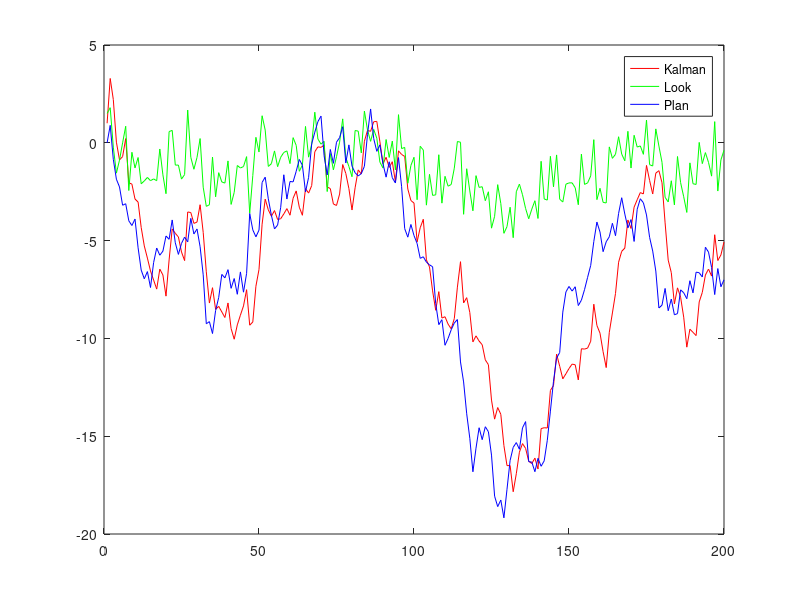

Write MATLAB code to recreate this figure.
%Kalman
A = 1; %zhuangtaizhuanyijuzhen 
H=0.2; %guancejuzhen
X(1)=0; %mubiaozhuangtaixiangliang
%V(1)=0;
Y(1)=1;
P(1)=10;
N=200;
V=randn(1,N); %guochengzaosheng
W=randn(1,N);

for k=2:N
    X(k)=A*X(k-1)+V(k-1);
end

Q=std(V)^2;
R=std(W)^2;
Z=H*X+W

for t=2:N
    P(t)=A*P(t-1)+Q;
    S(t)=H^2*P(t)+R;
    K(t)=H*P(t)/S(t);
    v(t)=Z(t)-(A*H*Y(t-1));
    Y(t)=A*Y(t-1)+K(t)*v(t);
    P(t)=(1-H*K(t))*P(t);
end

t = 1:N;
plot(t,Y,'r',t,Z,'g',t,X,'b');
legend('Kalman','Look','Plan');